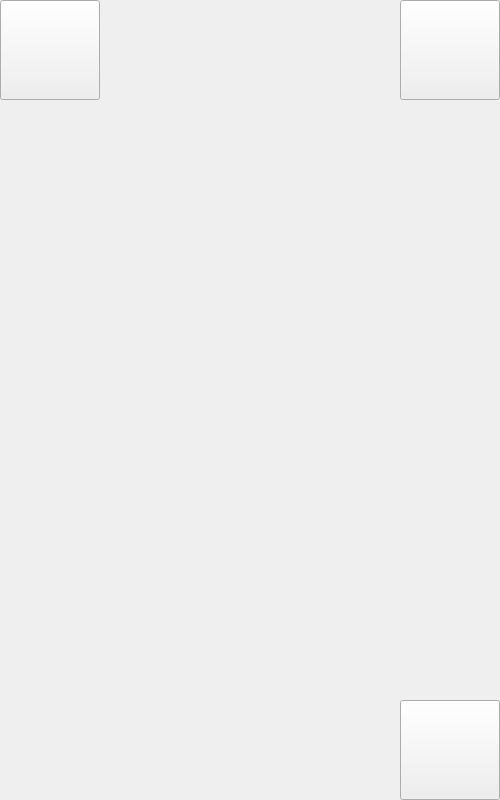
<?xml version="1.0" encoding="UTF-8"?>
<ui version="4.0">
 <class>Record_Widget</class>
 <widget class="QWidget" name="Record_Widget">
  <property name="geometry">
   <rect>
    <x>0</x>
    <y>0</y>
    <width>500</width>
    <height>800</height>
   </rect>
  </property>
  <property name="windowTitle">
   <string>Form</string>
  </property>
  <widget class="QLabel" name="labTitle">
   <property name="geometry">
    <rect>
     <x>0</x>
     <y>0</y>
     <width>500</width>
     <height>100</height>
    </rect>
   </property>
   <property name="minimumSize">
    <size>
     <width>0</width>
     <height>0</height>
    </size>
   </property>
   <property name="maximumSize">
    <size>
     <width>16777215</width>
     <height>16777215</height>
    </size>
   </property>
   <property name="text">
    <string/>
   </property>
   <property name="alignment">
    <set>Qt::AlignCenter</set>
   </property>
  </widget>
  <widget class="QLabel" name="labFirstRecord">
   <property name="geometry">
    <rect>
     <x>0</x>
     <y>150</y>
     <width>500</width>
     <height>100</height>
    </rect>
   </property>
   <property name="minimumSize">
    <size>
     <width>0</width>
     <height>0</height>
    </size>
   </property>
   <property name="maximumSize">
    <size>
     <width>16777215</width>
     <height>16777215</height>
    </size>
   </property>
   <property name="text">
    <string/>
   </property>
   <property name="alignment">
    <set>Qt::AlignCenter</set>
   </property>
  </widget>
  <widget class="QLabel" name="labSecondRecord">
   <property name="geometry">
    <rect>
     <x>0</x>
     <y>300</y>
     <width>500</width>
     <height>100</height>
    </rect>
   </property>
   <property name="minimumSize">
    <size>
     <width>0</width>
     <height>0</height>
    </size>
   </property>
   <property name="maximumSize">
    <size>
     <width>16777215</width>
     <height>16777215</height>
    </size>
   </property>
   <property name="text">
    <string/>
   </property>
   <property name="alignment">
    <set>Qt::AlignCenter</set>
   </property>
  </widget>
  <widget class="QLabel" name="labThirdRecord">
   <property name="geometry">
    <rect>
     <x>0</x>
     <y>450</y>
     <width>500</width>
     <height>100</height>
    </rect>
   </property>
   <property name="minimumSize">
    <size>
     <width>0</width>
     <height>0</height>
    </size>
   </property>
   <property name="maximumSize">
    <size>
     <width>16777215</width>
     <height>16777215</height>
    </size>
   </property>
   <property name="text">
    <string/>
   </property>
   <property name="alignment">
    <set>Qt::AlignCenter</set>
   </property>
  </widget>
  <widget class="QLabel" name="labFourthRecord">
   <property name="geometry">
    <rect>
     <x>0</x>
     <y>600</y>
     <width>500</width>
     <height>100</height>
    </rect>
   </property>
   <property name="minimumSize">
    <size>
     <width>0</width>
     <height>0</height>
    </size>
   </property>
   <property name="maximumSize">
    <size>
     <width>16777215</width>
     <height>16777215</height>
    </size>
   </property>
   <property name="text">
    <string/>
   </property>
   <property name="alignment">
    <set>Qt::AlignCenter</set>
   </property>
  </widget>
  <widget class="QPushButton" name="btnLeft">
   <property name="geometry">
    <rect>
     <x>0</x>
     <y>0</y>
     <width>100</width>
     <height>100</height>
    </rect>
   </property>
   <property name="text">
    <string/>
   </property>
  </widget>
  <widget class="QPushButton" name="btnRight">
   <property name="geometry">
    <rect>
     <x>400</x>
     <y>0</y>
     <width>100</width>
     <height>100</height>
    </rect>
   </property>
   <property name="text">
    <string/>
   </property>
  </widget>
  <widget class="QPushButton" name="btnBack">
   <property name="geometry">
    <rect>
     <x>400</x>
     <y>700</y>
     <width>100</width>
     <height>100</height>
    </rect>
   </property>
   <property name="text">
    <string/>
   </property>
  </widget>
 </widget>
 <resources/>
 <connections/>
</ui>
